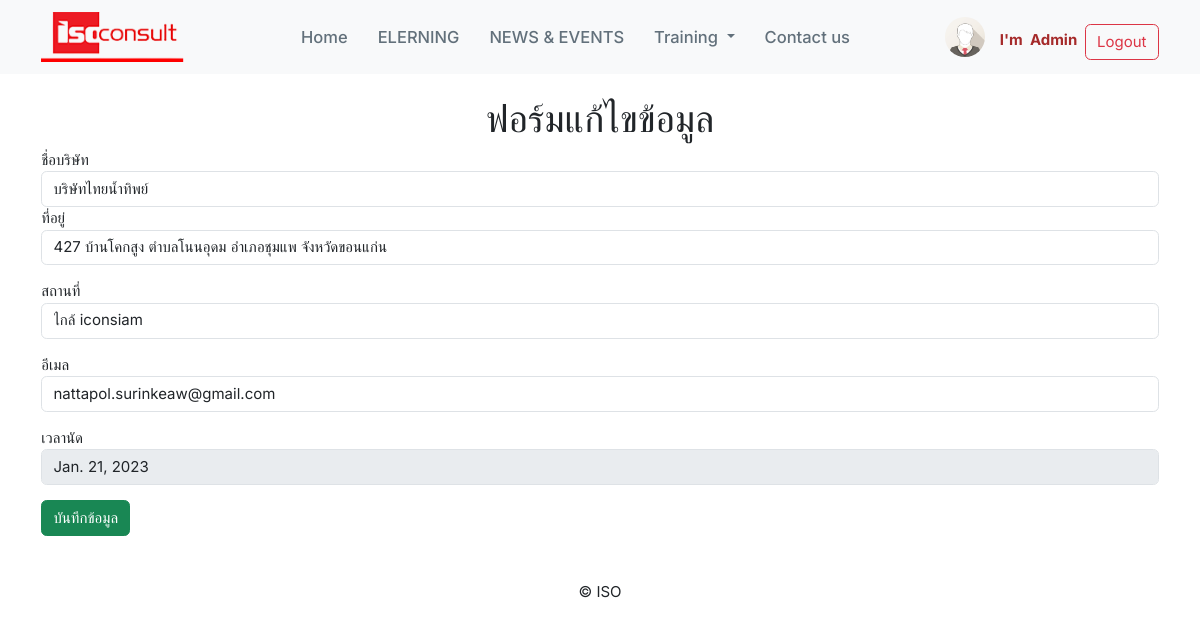
Page /onsite/contactEdit/1 (signed in) on the committed database.
### onsite/models.py (models this page shows, shortened)
class Contact(models.Model):
    company = models.CharField(max_length=255)
    address = models.CharField(max_length=255)
    position = models.CharField(max_length=50)
    cusemail = models.CharField(max_length=100)
    date = models.DateField(blank=True, null=True)

### onsite/views.py (the view)
# urls.py: path('contactEdit/<contact_id>',views.contactEdit,name="contactEdit"),
def contactEdit(request,contact_id):
    contact = Contact.objects.get(id = contact_id)
    if request.method == "POST":
        contact.company = request.POST["company"]
        contact.address = request.POST["address"]
        contact.position = request.POST["position"]
        contact.cusemail = request.POST["cusemail"]
        contact.save()
        return redirect('courseRegistration')
    else:
        contact = Contact.objects.get(id = contact_id)
        return render(request,"editRegisCourse.html",{"contact":contact})

### onsite/templates/editRegisCourse.html (shortened to what this page needs)
{% extends "base.html" %}
{% block content %}
<div class="container mt-4 mb-5">
    <h1 class="text-center">ฟอร์มแก้ไขข้อมูล</h1>
    <form method="post" action="">
        <div class="form-group">
            <label for="name">ชื่อบริษัท</label>
            <input type="text" name="company" class="form-control" value="{{contact.company}}">
        </div>
        <div class="form-group mb-3">
            <label for="name">ที่อยู่</label>
            <input type="text" name="address" class="form-control" value="{{contact.address}}">
        </div>
        <div class="form-group mb-3">
            <label for="name">สถานที่</label>
            <input type="text" name="position" class="form-control" value="{{contact.position}}">
        </div>
        <div class="form-group mb-3">
            <label for="name">อีเมล</label>
            <input type="text" name="cusemail" class="form-control" value="{{contact.cusemail}}">
        </div>
        <div class="form-group mb-3">
            <label for="name">เวลานัด</label>
            <input type="text" disabled name="date" class="form-control" value="{{contact.date}}">
        </div>
        <input type="submit" value="บันทึกข้อมูล" class="btn btn-success">
    </form>
</div>
{% endblock %}

### iso/templates/base.html (shortened to what this page needs)
{%load static%}
<!doctype html>
<html lang="en">
<head>
  <link href="https://cdn.jsdelivr.net/npm/bootstrap@5.3.0-alpha1/dist/css/bootstrap.min.css" rel="stylesheet"
>
  <link rel="stylesheet" href="{% static 'style.css' %}">
  <link rel="stylesheet" href="https://cdnjs.cloudflare.com/ajax/libs/font-awesome/4.7.0/css/font-awesome.min.css">
  <link rel="stylesheet" href="https://cdnjs.cloudflare.com/ajax/libs/animate.css/4.1.1/animate.min.css" />
  <link href="https://cdn.jsdelivr.net/npm/froala-editor@3.1.0/css/froala_editor.min.css" rel="stylesheet"
    type="text/css" />
</head>
<body>
  <nav class="navbar navbar-expand-lg bg-body-tertiary">
    <div class="container">
      <a class="navbar-brand" href="{% url 'home-page' %}"><img width="150px"
          src="{% static '/images/isologo.png'%}"></a>
      <div class="collapse navbar-collapse justify-content-between" id="navbarSupportedContent">
        <ul class="navbar-nav ms-auto mb-2 mb-lg-0">
          <li class="nav-item">
            <a class="nav-link" aria-current="page" href="{% url 'home-page' %}">Home</a>
          </li>
          <li class="nav-item">
            <a class="nav-link" href="{% url 'elerning-page' %}">ELERNING</a>
          </li>
          <li class="nav-item">
            <a class="nav-link" href="{% url 'news-page' %}">NEWS & EVENTS</a>
          </li>
          <li class="nav-item dropdown">
            <a class="nav-link dropdown-toggle" href="{% url 'training-page' %}" role="button"
              data-bs-toggle="dropdown">
              Training
            </a>
          </li>
          <li class="nav-item">
            <a class="nav-link" href="#">Contact us</a>
          </li>
        </ul>
        {% if user.is_authenticated %}
        <a class="navbar-brand ms-auto" href="#profile"><img src="{% static '/images/logo_profile.png'%}"
            alt="Avatar Logo" style="width:40px;" class="rounded-pill"></a>
        <font color="brown" class="mt-2"><b>{{user.first_name}}&nbsp&nbsp{{user.last_name}}</b></font>
        <ul class="navbar-nav ms-2 " style="margin-top: 10px;">
          <a href="{% url 'logout' %}"><button class="btn btn-outline-danger">Logout</button></a>
        </ul>
        {%else %}
        <ul class="navbar-nav ms-auto">
          <li><a href="{% url 'login' %}"><button class="btn btn-outline-success ms-3 mb-1">Login</button></a></li>
          <li><a href="{% url 'register-page' %}">
              <button class="btn btn-outline-primary ms-3 mt-auto">Register</button></a></li>
        </ul>
        {% endif %}
      </div>
    </div>
  </nav>
  {% block content %}
  {% endblock %}
  <footer class="container mt-4">
    <div class="text-center">
      <p>&copy; ISO</p>
    </div>
  </footer>
</body>
</html>

### static/style.css (style rules this page uses)
* { font-family: "Inter", sans-serif; box-sizing: border-box; }
html { scroll-behavior: smooth; }
a { text-decoration: none !important; }
html, body { font-family: Arial, Helvetica, sans-serif; font-size: 15px; line-height: 1.5; box-sizing: border-box; margin: 0; overflow-x: hidden; top: 0; left: 0; }
.nav-link { color: rgba(34, 54, 69,.7); font-weight: 500; }
.navbar-expand-lg .navbar-nav .nav-link { padding: 1rem 1rem; font-size: 1.1rem; position: relative; }

### rows in the picture
Contact: company "บริษัทไทยน้ำทิพย์", address "427 บ้านโคกสูง ตำบลโนนอุดม อำเภอชุมแพ จังหวัดขอนแก่น", position "ไกล้ iconsiam", cusemail "nattapol.surinkeaw@gmail.com", date "Jan. 21, 2023"

### other values in the picture
{{ user.first_name }} "I'm"
{{ user.last_name }} "Admin"
